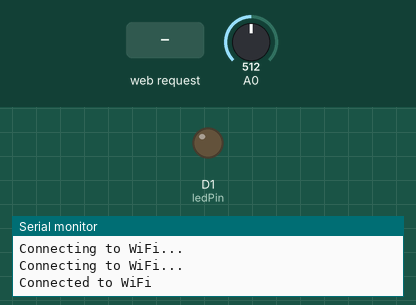
The sketch below on a simulated ESP8266 (NodeMCU). On the bench: output pins drawn as LEDs (lit = HIGH), the last lines printed to the serial monitor. Inputs (shaded band) come from the test bench; at power-on: A0 = 512. WiFi joins after 1.5 s; servers stay silent unless stated.

Above: at 3.2 s.
3.3 s: HTTP request GET /light/on received
At 4.4 s:
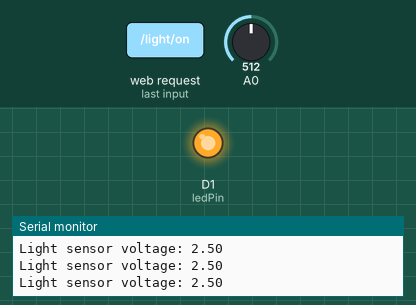
4.8 s: HTTP request GET /light/off received
At 5.8 s:
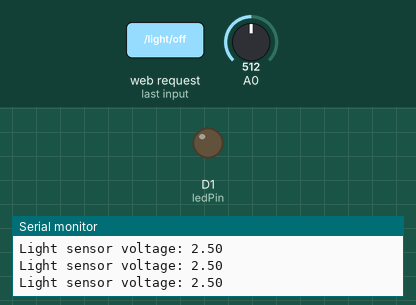
6.3 s: HTTP request GET /led/on received
At 6.7 s:
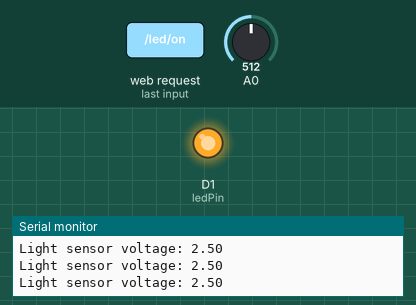
Timing chart, 0 to 9.3 s (numbered marks = the images above; inputs shaded):
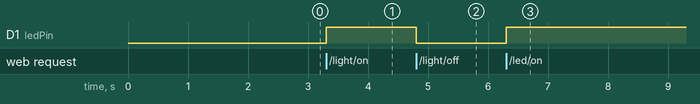

The sketch:

ArduioCode.ino
```cpp
#include <ESP8266WiFi.h>
#include <ESP8266WebServer.h>

// WiFi credentials
const char* ssid = "HUAWEI-E5330-6FF2";       // Replace with your Wi-Fi SSID
const char* password = "m7t05htj";   // Replace with your Wi-Fi password

// Pin definitions
const int ledPin = D1;
const int sensorPin = D2;

// Flags to enable or disable functionality
bool sensorEnabled = false;
bool lightEnabled = false; // Added lightEnabled variable

// Variables for motion detection
unsigned long lastMotionCheck = 0;
int motionStatus = LOW; // Default to no motion

ESP8266WebServer server(80); // Web server on port 80

void setup() {
  Serial.begin(9600);

  // Connect to Wi-Fi
  WiFi.begin(ssid, password);
  while (WiFi.status() != WL_CONNECTED) {
    delay(1000);
    Serial.println("Connecting to WiFi...");
  }
  Serial.println("Connected to WiFi");

  // Set pin modes
  pinMode(ledPin, OUTPUT);
  pinMode(sensorPin, INPUT);

  // Handle requests for controlling LED
  server.on("/led/on", HTTP_GET, []() {
    digitalWrite(ledPin, HIGH); // Turn LED on
    server.send(200, "text/plain", "LED is ON");
  });

  server.on("/led/off", HTTP_GET, []() {
    digitalWrite(ledPin, LOW); // Turn LED off
    server.send(200, "text/plain", "LED is OFF");
  });

  // Handle requests to enable/disable motion sensor
  server.on("/motion/on", HTTP_GET, []() {
    sensorEnabled = true;
    server.send(200, "text/plain", "Motion sensor is enabled");
  });

  server.on("/motion/off", HTTP_GET, []() {
    sensorEnabled = false;
    digitalWrite(ledPin, LOW); // Turn LED off
    server.send(200, "text/plain", "Motion sensor is disabled");
  });

  // Handle requests to enable/disable light sensor
  server.on("/light/on", HTTP_GET, []() {
    lightEnabled = true; // Enable light sensor
    server.send(200, "text/plain", "Light sensor is enabled");
  });

  server.on("/light/off", HTTP_GET, []() {
    lightEnabled = false; // Disable light sensor
    digitalWrite(ledPin, LOW); // Turn LED off
    server.send(200, "text/plain", "Light sensor is disabled");
  });

  // Start the server
  server.begin();
}

void loop() {
  server.handleClient(); // Handle client requests

  //-------------------------------------- Motion Sensor --------------------------------
  // Check motion every second
  unsigned long currentMillis = millis();
  if (sensorEnabled && (currentMillis - lastMotionCheck >= 1000)) {
    lastMotionCheck = currentMillis;
    motionStatus = digitalRead(sensorPin); // Read HC-SR501 sensor
    Serial.println(motionStatus == HIGH ? "Motion detected" : "No motion");
    digitalWrite(ledPin, motionStatus == HIGH ? HIGH : LOW);
  }

  //--------------------------------------- Light Sensor ---------------------------------
  if (lightEnabled) {
    // Read the input on analog pin A0
    int sensorValue = analogRead(A0);
    // Convert the reading to a voltage (assuming 0 - 1023 maps to 0 - 5V)
    float voltage = sensorValue * (5.0 / 1023.0);
    Serial.print("Light sensor voltage: ");
    Serial.println(voltage);

    // Control LED based on voltage threshold
    if (voltage >= 3.0) {
      digitalWrite(ledPin, LOW);
    } else {
      digitalWrite(ledPin, HIGH);
    }
  }
}
```

Measured:
- after the input at 3.3 s, D1 (ledPin): LOW → HIGH at once
- after the input at 4.8 s, D1 (ledPin): HIGH → LOW at once
- after the input at 6.3 s, D1 (ledPin): LOW → HIGH at once
